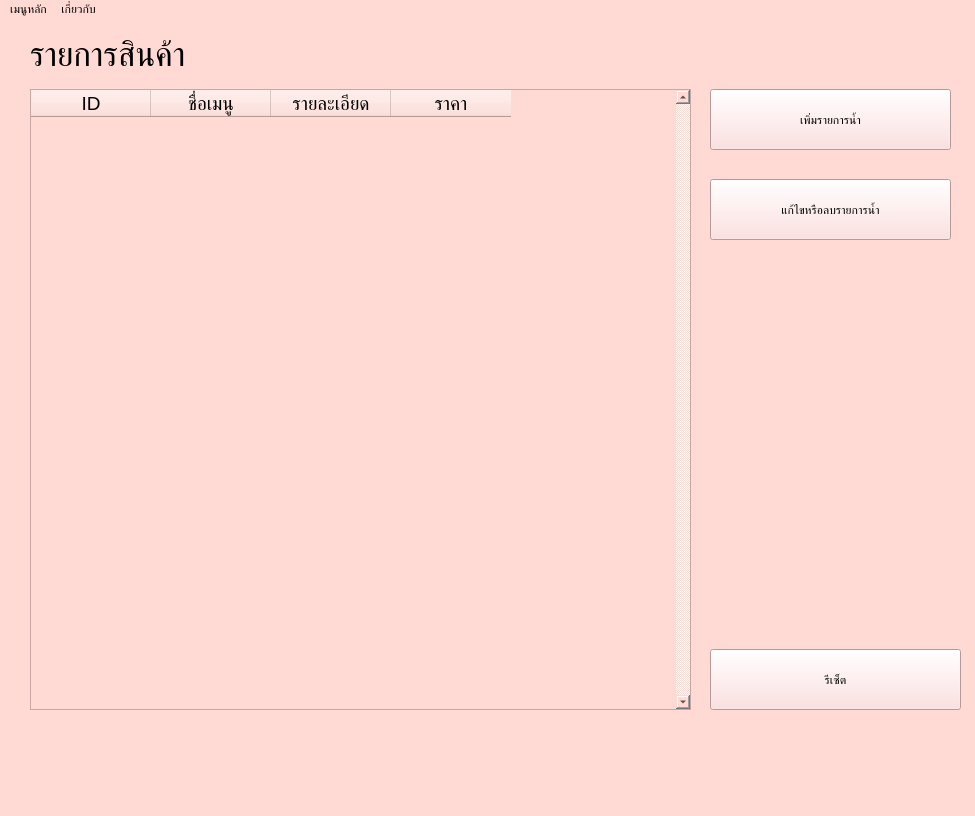
<?xml version="1.0" encoding="UTF-8"?>
<ui version="4.0">
 <class>MainWindow</class>
 <widget class="QMainWindow" name="MainWindow">
  <property name="geometry">
   <rect>
    <x>0</x>
    <y>0</y>
    <width>975</width>
    <height>816</height>
   </rect>
  </property>
  <property name="minimumSize">
   <size>
    <width>975</width>
    <height>0</height>
   </size>
  </property>
  <property name="maximumSize">
   <size>
    <width>975</width>
    <height>816</height>
   </size>
  </property>
  <property name="windowTitle">
   <string>รายการสินค้า</string>
  </property>
  <property name="windowIcon">
   <iconset>
    <normaloff>../../resorce/icon.png</normaloff>../../resorce/icon.png</iconset>
  </property>
  <property name="styleSheet">
   <string notr="true">background-color : rgb(255, 218, 212)</string>
  </property>
  <widget class="QWidget" name="centralwidget">
   <widget class="QLabel" name="label">
    <property name="geometry">
     <rect>
      <x>30</x>
      <y>20</y>
      <width>181</width>
      <height>31</height>
     </rect>
    </property>
    <property name="font">
     <font>
      <family>Segoe UI</family>
      <pointsize>25</pointsize>
      <weight>50</weight>
      <italic>false</italic>
      <bold>false</bold>
     </font>
    </property>
    <property name="styleSheet">
     <string notr="true">font: 25pt &quot;Segoe UI&quot;;
</string>
    </property>
    <property name="text">
     <string>รายการสินค้า</string>
    </property>
   </widget>
   <widget class="QPushButton" name="addorder">
    <property name="geometry">
     <rect>
      <x>710</x>
      <y>70</y>
      <width>241</width>
      <height>61</height>
     </rect>
    </property>
    <property name="styleSheet">
     <string notr="true">font: 14pt &quot;Segoe UI&quot;;
background-color : rgb(255, 216, 215)</string>
    </property>
    <property name="text">
     <string>เพิ่มรายการน้ำ</string>
    </property>
   </widget>
   <widget class="QPushButton" name="delorder">
    <property name="geometry">
     <rect>
      <x>710</x>
      <y>160</y>
      <width>241</width>
      <height>61</height>
     </rect>
    </property>
    <property name="styleSheet">
     <string notr="true">font: 14pt &quot;Segoe UI&quot;;
background-color : rgb(255, 216, 215)</string>
    </property>
    <property name="text">
     <string>แก้ไขหรือลบรายการน้ำ</string>
    </property>
   </widget>
   <widget class="QPushButton" name="reset">
    <property name="geometry">
     <rect>
      <x>710</x>
      <y>630</y>
      <width>251</width>
      <height>61</height>
     </rect>
    </property>
    <property name="styleSheet">
     <string notr="true">font: 14pt &quot;Segoe UI&quot;;
background-color : rgb(255, 216, 215)</string>
    </property>
    <property name="text">
     <string>รีเซ็ต</string>
    </property>
   </widget>
   <widget class="QTableWidget" name="menutableWidget">
    <property name="geometry">
     <rect>
      <x>30</x>
      <y>70</y>
      <width>661</width>
      <height>621</height>
     </rect>
    </property>
    <property name="sizePolicy">
     <sizepolicy hsizetype="Expanding" vsizetype="Expanding">
      <horstretch>0</horstretch>
      <verstretch>0</verstretch>
     </sizepolicy>
    </property>
    <property name="minimumSize">
     <size>
      <width>0</width>
      <height>0</height>
     </size>
    </property>
    <property name="font">
     <font>
      <family>Segoe UI</family>
      <pointsize>14</pointsize>
     </font>
    </property>
    <property name="tabletTracking">
     <bool>false</bool>
    </property>
    <property name="toolTip">
     <string>&lt;html&gt;&lt;head/&gt;&lt;body&gt;&lt;p&gt;&lt;br/&gt;&lt;/p&gt;&lt;/body&gt;&lt;/html&gt;</string>
    </property>
    <property name="styleSheet">
     <string notr="true"/>
    </property>
    <property name="frameShadow">
     <enum>QFrame::Sunken</enum>
    </property>
    <property name="verticalScrollBarPolicy">
     <enum>Qt::ScrollBarAlwaysOn</enum>
    </property>
    <property name="horizontalScrollBarPolicy">
     <enum>Qt::ScrollBarAsNeeded</enum>
    </property>
    <property name="sizeAdjustPolicy">
     <enum>QAbstractScrollArea::AdjustIgnored</enum>
    </property>
    <property name="autoScroll">
     <bool>true</bool>
    </property>
    <property name="editTriggers">
     <set>QAbstractItemView::CurrentChanged|QAbstractItemView::DoubleClicked</set>
    </property>
    <property name="dragEnabled">
     <bool>false</bool>
    </property>
    <property name="alternatingRowColors">
     <bool>false</bool>
    </property>
    <property name="textElideMode">
     <enum>Qt::ElideLeft</enum>
    </property>
    <property name="showGrid">
     <bool>true</bool>
    </property>
    <property name="gridStyle">
     <enum>Qt::SolidLine</enum>
    </property>
    <property name="sortingEnabled">
     <bool>false</bool>
    </property>
    <attribute name="horizontalHeaderVisible">
     <bool>true</bool>
    </attribute>
    <attribute name="horizontalHeaderCascadingSectionResizes">
     <bool>true</bool>
    </attribute>
    <attribute name="horizontalHeaderDefaultSectionSize">
     <number>120</number>
    </attribute>
    <attribute name="horizontalHeaderShowSortIndicator" stdset="0">
     <bool>false</bool>
    </attribute>
    <attribute name="horizontalHeaderStretchLastSection">
     <bool>false</bool>
    </attribute>
    <attribute name="verticalHeaderVisible">
     <bool>true</bool>
    </attribute>
    <attribute name="verticalHeaderCascadingSectionResizes">
     <bool>false</bool>
    </attribute>
    <attribute name="verticalHeaderShowSortIndicator" stdset="0">
     <bool>false</bool>
    </attribute>
    <attribute name="verticalHeaderStretchLastSection">
     <bool>false</bool>
    </attribute>
    <column>
     <property name="text">
      <string>ID</string>
     </property>
     <property name="font">
      <font>
       <pointsize>14</pointsize>
      </font>
     </property>
     <property name="foreground">
      <brush brushstyle="SolidPattern">
       <color alpha="255">
        <red>0</red>
        <green>0</green>
        <blue>0</blue>
       </color>
      </brush>
     </property>
    </column>
    <column>
     <property name="text">
      <string>ชื่อเมนู</string>
     </property>
     <property name="font">
      <font>
       <pointsize>14</pointsize>
      </font>
     </property>
    </column>
    <column>
     <property name="text">
      <string>รายละเอียด</string>
     </property>
     <property name="font">
      <font>
       <pointsize>14</pointsize>
      </font>
     </property>
    </column>
    <column>
     <property name="text">
      <string>ราคา</string>
     </property>
     <property name="font">
      <font>
       <pointsize>14</pointsize>
      </font>
     </property>
    </column>
   </widget>
   <widget class="QLabel" name="image2">
    <property name="geometry">
     <rect>
      <x>580</x>
      <y>-20</y>
      <width>191</width>
      <height>131</height>
     </rect>
    </property>
    <property name="styleSheet">
     <string notr="true">image: url(:/image/stars.png);</string>
    </property>
    <property name="text">
     <string/>
    </property>
   </widget>
   <widget class="QLabel" name="image1">
    <property name="geometry">
     <rect>
      <x>200</x>
      <y>-20</y>
      <width>71</width>
      <height>101</height>
     </rect>
    </property>
    <property name="styleSheet">
     <string notr="true">image: url(:/image/icon.png);</string>
    </property>
    <property name="text">
     <string/>
    </property>
   </widget>
   <widget class="QLabel" name="image6">
    <property name="geometry">
     <rect>
      <x>730</x>
      <y>700</y>
      <width>261</width>
      <height>131</height>
     </rect>
    </property>
    <property name="styleSheet">
     <string notr="true">image: url(:/image/tea1.png);</string>
    </property>
    <property name="text">
     <string/>
    </property>
   </widget>
   <widget class="QLabel" name="image4">
    <property name="geometry">
     <rect>
      <x>480</x>
      <y>690</y>
      <width>261</width>
      <height>131</height>
     </rect>
    </property>
    <property name="styleSheet">
     <string notr="true">image: url(:/image/tea2.png);</string>
    </property>
    <property name="text">
     <string/>
    </property>
   </widget>
   <widget class="QLabel" name="image3">
    <property name="geometry">
     <rect>
      <x>230</x>
      <y>690</y>
      <width>261</width>
      <height>131</height>
     </rect>
    </property>
    <property name="styleSheet">
     <string notr="true">image: url(:/image/tea3.png);</string>
    </property>
    <property name="text">
     <string/>
    </property>
   </widget>
   <widget class="QLabel" name="image5">
    <property name="geometry">
     <rect>
      <x>-20</x>
      <y>700</y>
      <width>261</width>
      <height>131</height>
     </rect>
    </property>
    <property name="styleSheet">
     <string notr="true">image: url(:/image/tea1.png);</string>
    </property>
    <property name="text">
     <string/>
    </property>
   </widget>
   <zorder>image5</zorder>
   <zorder>image3</zorder>
   <zorder>image4</zorder>
   <zorder>image6</zorder>
   <zorder>image1</zorder>
   <zorder>image2</zorder>
   <zorder>label</zorder>
   <zorder>addorder</zorder>
   <zorder>delorder</zorder>
   <zorder>reset</zorder>
   <zorder>menutableWidget</zorder>
  </widget>
  <widget class="QMenuBar" name="menuBar">
   <property name="geometry">
    <rect>
     <x>0</x>
     <y>0</y>
     <width>975</width>
     <height>21</height>
    </rect>
   </property>
   <widget class="QMenu" name="menuMain">
    <property name="title">
     <string>เมนูหลัก</string>
    </property>
    <addaction name="acadd"/>
    <addaction name="acsummary"/>
   </widget>
   <widget class="QMenu" name="menuAboutus">
    <property name="title">
     <string>เกี่ยวกับ</string>
    </property>
    <addaction name="acaboutus"/>
   </widget>
   <addaction name="menuMain"/>
   <addaction name="menuAboutus"/>
  </widget>
  <action name="acadd">
   <property name="text">
    <string>เพิ่มรายการสินค้า</string>
   </property>
  </action>
  <action name="acsummary">
   <property name="text">
    <string>สรุปรายการสั่งซื้อ</string>
   </property>
  </action>
  <action name="acaboutus">
   <property name="text">
    <string>About us</string>
   </property>
  </action>
 </widget>
 <resources>
  <include location="../resource/order.qrc"/>
 </resources>
 <connections/>
</ui>
